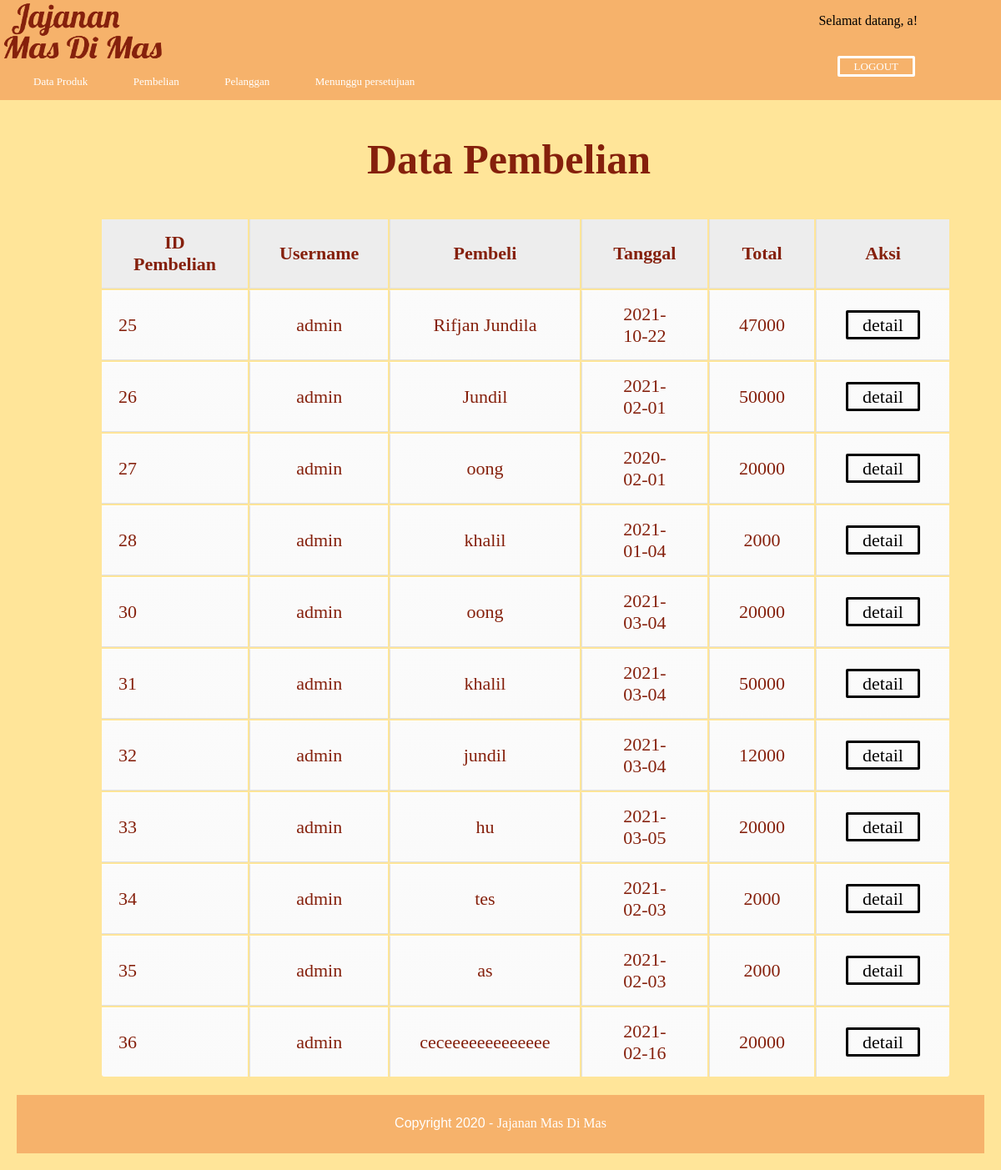
Page /pembelian.php (signed in) on the earlier database version.
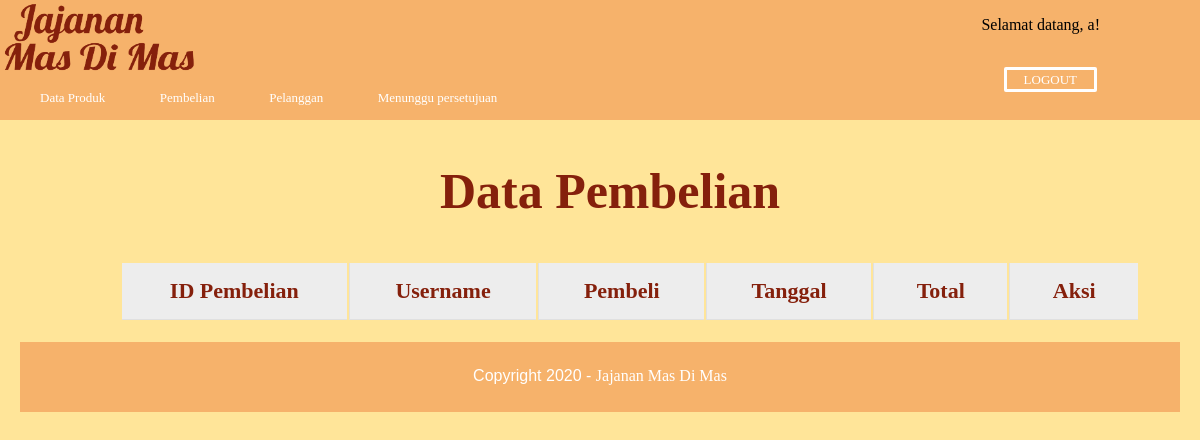
Same page on the later database version.
### tables this page shows
CREATE TABLE `pembelian` (
  `id_pembelian` int(11) NOT NULL,
  `username` varchar(20) NOT NULL,
  `atasnama` varchar(100) NOT NULL,
  `tanggal` date NOT NULL,
  `pembayaran` varchar(200) NOT NULL,
  `total` int(11) NOT NULL,
  `status` enum('diproses','dikirim','selesai','ditolak') NOT NULL DEFAULT 'diproses',
  `bukti_pembayaran` varchar(100) DEFAULT NULL
);

CREATE TABLE `pengguna` (
  `username` varchar(20) NOT NULL,
  `email` varchar(100) NOT NULL,
  `nohp` varchar(15) NOT NULL,
  `password` varchar(20) NOT NULL,
  `password2` varchar(20) NOT NULL,
  `alamat` text NOT NULL,
  `kodepos` varchar(50) NOT NULL
);

### pembelian.php (the view, shortened to what this page needs)
<!DOCTYPE html>
<html>
<head>
	<link rel='stylesheet' href='css_admin/admin.css'>
</head>
<body>
	<div class='header'>
		<a href="admin.php" class="custom-logo-link" rel="home" aria-current="page"><img width="200" height="80px" src="gambar/logo.png" class="custom-logo"/></a>
		<div class="menu-header-1">
			<div class="a">
				<ul>
					<p>Selamat datang, <?php echo $_SESSION['username']; ?>!</p>
					<li><a href="logout-admin.php">LOGOUT</a></li>
				</ul>
			</div>
			<div class="c">
			</div>
		</div>
		<div class="menu-header-2">
		</div>
	</div>
	<div class="header-2">
		<div class="menu-header-2">
			<ul>
				<li><a href="dataproduk.php">Data Produk</a></li>
				<li><a href="pembelian.php">Pembelian</a></li>
				<li><a href="pelanggan.php">Pelanggan</a></li>
				<li><a href="menunggupersetujuan.php">Menunggu persetujuan</a></li>
			</ul>
		</div>
	</div>
	<div class='gambar'>
		<h2> Data Pembelian </h2>
		<table class="table">
			<thead>
				<tr>
					<th>ID Pembelian</th>
					<th>Username</th>
					<th>Pembeli</th>
					<th>Tanggal</th>
					<th>Total</th>
					<th>Aksi</th>
				</tr>
			</thead>
			<tbody>
				<?php
				include 'konek.php';
				$ambil=$con->query("SELECT * FROM pembelian JOIN pengguna ON pembelian.username=pengguna.username"); ?>
				<?php while($pecah = $ambil->fetch_assoc()){ ?>
					<tr>
						<td><?php echo $pecah['id_pembelian'];?></td>
						<td><?php echo $pecah['username'];?></td>
						<td><?=$pecah['atasnama']?></td>
						<td><?php echo $pecah['tanggal'];?></td>
						<td><?php echo $pecah['total'];?></td>
						<td>
							<a href="admin.php?halaman=detail&id=<?php echo $pecah['id_pembelian'];?>" class="btn">detail</a>
						</td>
					</tr>
				<?php } ?>
			</tbody>
		</table>
	</div>
	<div class='footer'>
		<p>Copyright 2020 - <a href=''>Jajanan Mas Di Mas</a></p>
	</div>
</body>
</html>

Differences in the rows shown:
removed pembelian: id_pembelian "25", pengguna.username "admin", atasnama "Rifjan Jundila", tanggal "2021-10-22", total "47000"
removed pembelian: id_pembelian "26", pengguna.username "admin", atasnama "Jundil", tanggal "2021-02-01", total "50000"
removed pembelian: id_pembelian "27", pengguna.username "admin", atasnama "oong", tanggal "2020-02-01", total "20000"
removed pembelian: id_pembelian "28", pengguna.username "admin", atasnama "khalil", tanggal "2021-01-04", total "2000"
removed pembelian: id_pembelian "30", pengguna.username "admin", atasnama "oong", tanggal "2021-03-04", total "20000"
removed pembelian: id_pembelian "31", pengguna.username "admin", atasnama "khalil", tanggal "2021-03-04", total "50000"
removed pembelian: id_pembelian "32", pengguna.username "admin", atasnama "jundil", tanggal "2021-03-04", total "12000"
removed pembelian: id_pembelian "33", pengguna.username "admin", atasnama "hu", tanggal "2021-03-05", total "20000"
removed pembelian: id_pembelian "34", pengguna.username "admin", atasnama "tes", tanggal "2021-02-03", total "2000"
removed pembelian: id_pembelian "35", pengguna.username "admin", atasnama "as", tanggal "2021-02-03", total "2000"
removed pembelian: id_pembelian "36", pengguna.username "admin", atasnama "ceceeeeeeeeeeeee", tanggal "2021-02-16", total "20000"
